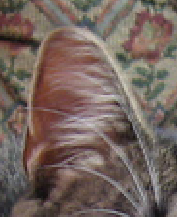
#> input picture LSH_20200731/image/left_ear/00000088_015.png, 177 x 217 px, found by its file name; its folder holds 4 pictures in this run
$ jupyter execute resize_cat_ear.ipynb
#> lines starting #> are read from the running program, lines starting #| are printed output that depends on the picture
[cell 1]
from PIL import Image
import os

def resize_file(path):

#> called with path = 'C:/Users/RentalHub-L5/Desktop'
    left_path = path +'/' + 'left_ear'
    right_path = path +'/' + 'right_ear'
    left_files = os.listdir(left_path)
    right_files = os.listdir(right_path)
    left_save_path = os.path.join(path + '/' + 'resize_left_ear')
    right_save_path = os.path.join(path + '/' + 'resize_right_ear')

    for l_file in left_files:

        image = Image.open(left_path + '/' + l_file)
#> image is the input picture: PIL image 177x217 RGBA; mean R, G, B, A 115.9, 100.1, 93.4, 255
        image = image.convert("RGB")
#> image: PIL image 177x217 RGB
        resize_image = image.resize((128, 128))
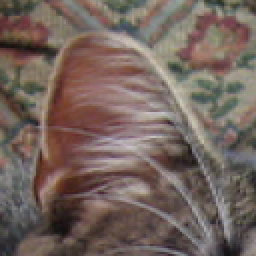
#> resize_image: PIL image 128x128 RGB (shown 2 times larger); mean R, G, B 115.9, 100.1, 93.4
        resize_image.save(left_save_path + '/' + l_file[:-4] + '.jpg', 'JPEG', quality = 90)
#> pass 2 of the loop in resize_file, `for l_file in left_files:`:
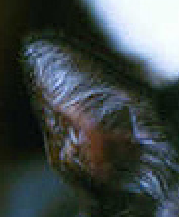
#> input picture LSH_20200731/image/left_ear/00000129_007.png, 179 x 217 px, found by its file name
#> in resize_file, image is the input picture: PIL image 179x217 RGBA; mean R, G, B, A 64.6, 73.1, 72.4, 255
#> image: PIL image 179x217 RGB
#> in resize_file, `resize_image = image.resize((128, 128))`:
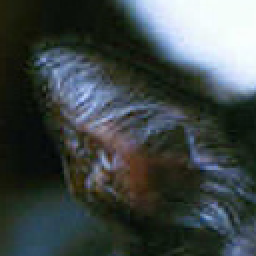
#> resize_image: PIL image 128x128 RGB (shown 2 times larger); mean R, G, B 64.6, 73.1, 72.4
#> pass 3 of the loop in resize_file, `for l_file in left_files:`:
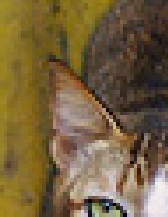
#> input picture LSH_20200731/image/left_ear/00000193_000.png, 168 x 217 px, found by its file name
#> in resize_file, image is the input picture: PIL image 168x217 RGBA; mean R, G, B, A 118.3, 98.1, 63.3, 255
#> image: PIL image 168x217 RGB
#> in resize_file, `resize_image = image.resize((128, 128))`:
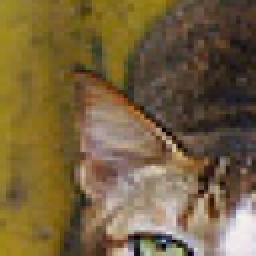
#> resize_image: PIL image 128x128 RGB (shown 2 times larger); mean R, G, B 118.3, 98.1, 63.3
#> the loop made 4 passes; the first 3 are shown

    for r_file in right_files:

        image = Image.open(right_path + '/' + r_file)
        image = image.convert("RGB")
        resize_image = image.resize((128, 128))
        resize_image.save(right_save_path + '/' + r_file[:-4] + '.jpg', 'JPEG', quality = 90)
